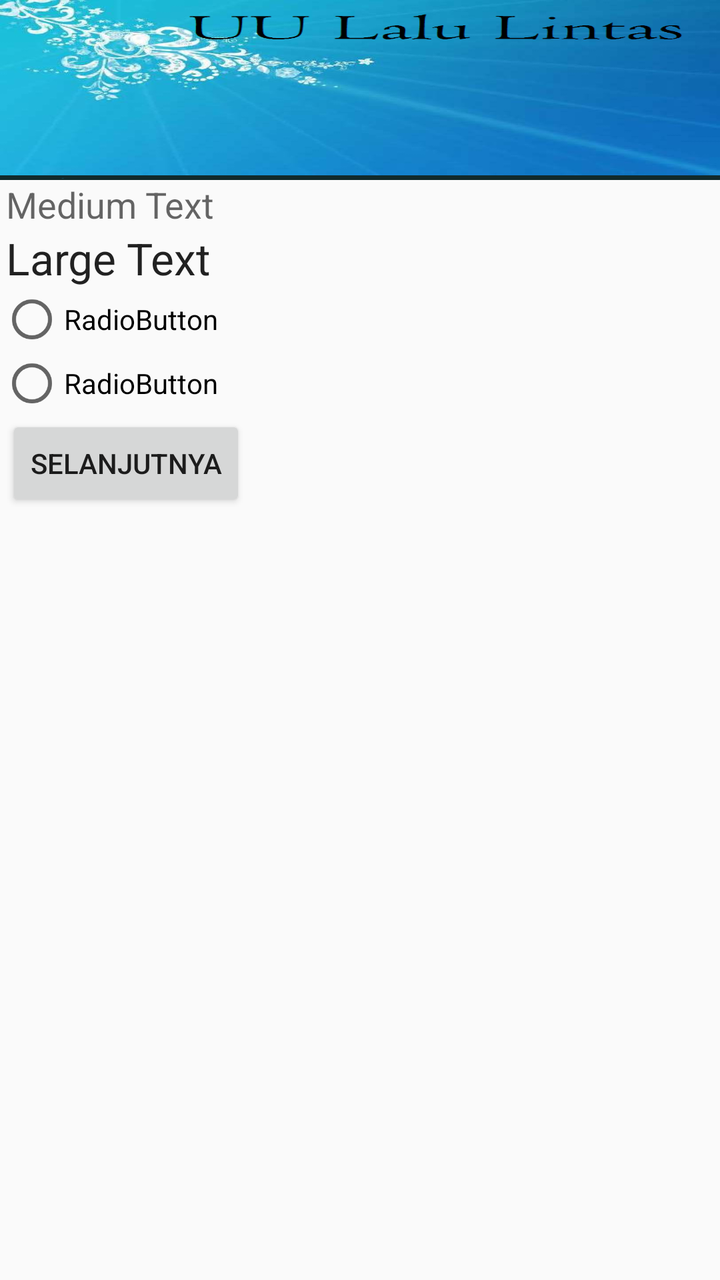
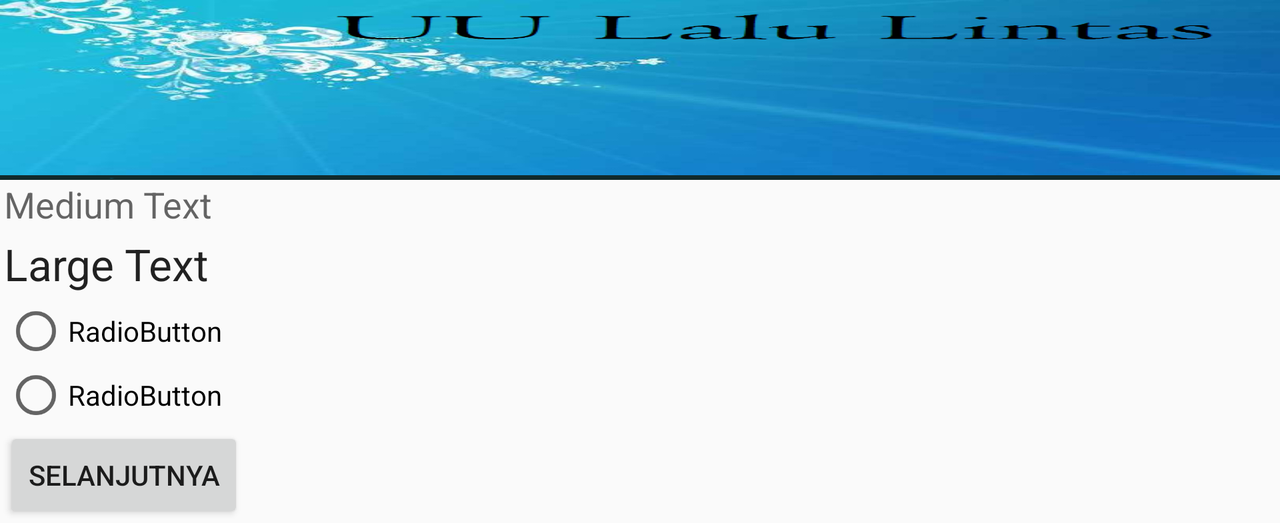

First picture: res/layout/ on a phone held upright. Second picture: the repository's own variant of that layout, on a device whose configuration matches the variant's folder. Source for both follows.
<!-- AndroidManifest.xml: application theme AppTheme -->
<!-- res/layout/activity_sim.xml -->
<RelativeLayout xmlns:android="http://schemas.android.com/apk/res/android"
    xmlns:tools="http://schemas.android.com/tools" android:layout_width="match_parent"
    android:layout_height="match_parent"
    tools:context="com.evand.edu.uulalulintas.sim">

    <LinearLayout
        android:orientation="horizontal"
        android:layout_width="match_parent"
        android:layout_height="90dp"
        android:layout_gravity="center_horizontal"
        android:background="@drawable/bg"
        android:id="@+id/linearLayout">

    </LinearLayout>


    <TextView
        android:layout_width="wrap_content"
        android:layout_height="wrap_content"
        android:textAppearance="?android:attr/textAppearanceMedium"
        android:text="Medium Text"
        android:id="@+id/tvid"
        android:layout_below="@+id/linearLayout"
        android:layout_alignLeft="@+id/textView"
        android:layout_alignStart="@+id/textView" />

    <RadioGroup
        android:id="@+id/radioGroup1"
        android:layout_width="match_parent"
        android:layout_height="wrap_content"
        android:layout_weight="0.04"
        android:layout_below="@+id/textView"
        android:layout_alignParentLeft="true"
        android:layout_alignParentStart="true">

        <RadioButton
        android:id="@+id/radio2"
        android:layout_width="match_parent"
        android:layout_height="wrap_content"
        android:text="RadioButton"
            android:layout_above="@+id/button1"
            android:layout_alignParentRight="true"
            android:layout_alignParentEnd="false" />

        <RadioButton
        android:id="@+id/radio"
        android:layout_width="match_parent"
        android:layout_height="wrap_content"
        android:text="RadioButton"
            android:layout_above="@+id/radio2"
            android:layout_alignLeft="@+id/textView"
            android:layout_alignStart="@+id/textView" />
    </RadioGroup>

    <Button
        android:layout_width="wrap_content"
        android:layout_height="wrap_content"
        android:text="Selanjutnya"
        android:id="@+id/button1"
        android:layout_below="@+id/radioGroup1"
        android:layout_alignLeft="@+id/textView"
        android:layout_alignStart="@+id/textView" />

    <TextView
        android:layout_width="wrap_content"
        android:layout_height="wrap_content"
        android:textAppearance="?android:attr/textAppearanceLarge"
        android:text="Large Text"
        android:id="@+id/textView"
        android:layout_below="@+id/tvid"
        android:layout_alignLeft="@+id/radioGroup1"
        android:layout_alignStart="@+id/radioGroup1"
        android:layout_marginLeft="3dp" />

</RelativeLayout>
<!-- resources referenced by this layout -->
<resources>
  <!-- drawable bg: png bitmap (drawable, 287581 bytes) -->
  <!-- from res/values-v21/ -->
  <style name="AppTheme" parent="Base.Theme.AppCompat.Light">
      </style>
</resources>
<!-- res/layout-land/activity_sim.xml (the repository's variant of the layout above) -->
<!-- drawn on the phone turned sideways -->
<ScrollView xmlns:android="http://schemas.android.com/apk/res/android"
    xmlns:tools="http://schemas.android.com/tools" android:layout_width="match_parent"
    android:layout_height="wrap_content"
    tools:context="com.evand.edu.uulalulintas.sim">


    <LinearLayout
        android:orientation="vertical"
        android:layout_width="fill_parent"
        android:layout_height="fill_parent">

        <LinearLayout
            android:orientation="horizontal"
            android:layout_width="match_parent"
            android:layout_height="90dp"
            android:layout_gravity="center_horizontal"
            android:background="@drawable/bg"
            android:id="@+id/linearLayout"></LinearLayout>

        <LinearLayout
            android:orientation="vertical"
            android:layout_width="fill_parent"
            android:layout_height="wrap_content"
            android:layout_alignParentBottom="true"
            android:layout_alignParentLeft="true"
            android:layout_alignParentStart="true"
            android:layout_below="@+id/linearLayout"
            android:nestedScrollingEnabled="true">

            <TextView
                android:layout_width="wrap_content"
                android:layout_height="wrap_content"
                android:textAppearance="?android:attr/textAppearanceMedium"
                android:text="Medium Text"
                android:id="@+id/tvid"
                android:layout_below="@+id/linearLayout"
                android:layout_alignLeft="@+id/textView"
                android:layout_alignStart="@+id/textView"
                android:layout_marginLeft="2dp" />

            <TextView
                android:layout_width="wrap_content"
                android:layout_height="wrap_content"
                android:textAppearance="?android:attr/textAppearanceLarge"
                android:text="Large Text"
                android:id="@+id/textView"
                android:layout_below="@+id/linearLayout"
                android:layout_alignParentLeft="true"
                android:layout_alignParentStart="true"
                android:layout_marginTop="3dp"
                android:layout_marginLeft="2dp" />

            <RadioGroup
                android:id="@+id/radioGroup1"
                android:layout_width="match_parent"
                android:layout_height="wrap_content"
                android:layout_below="@+id/textView"
                android:layout_alignParentLeft="true"
                android:layout_alignParentStart="true">

                <RadioButton
                android:id="@+id/radio"
                android:layout_width="match_parent"
                android:layout_height="wrap_content"
                android:text="RadioButton"
                android:layout_alignParentStart="true"
                android:layout_below="@+id/textView"
                android:layout_alignParentLeft="true"
                    android:layout_marginTop="3dp"
                    android:layout_marginLeft="2dp" />

                <RadioButton
                android:id="@+id/radio2"
                android:layout_width="match_parent"
                android:layout_height="wrap_content"
                android:text="RadioButton"
                android:layout_below="@+id/radio"
                android:layout_alignParentLeft="true"
                android:layout_alignParentStart="true"
                    android:layout_marginLeft="2dp" />

            </RadioGroup>

            <Button
                android:layout_width="wrap_content"
                android:layout_height="wrap_content"
                android:text="Selanjutnya"
                android:id="@+id/button1"
                android:layout_below="@+id/radioGroup1"
                android:layout_alignParentLeft="true"
                android:layout_alignParentStart="true"
                android:layout_marginLeft="2dp" />

        </LinearLayout>
    </LinearLayout>

</ScrollView>
